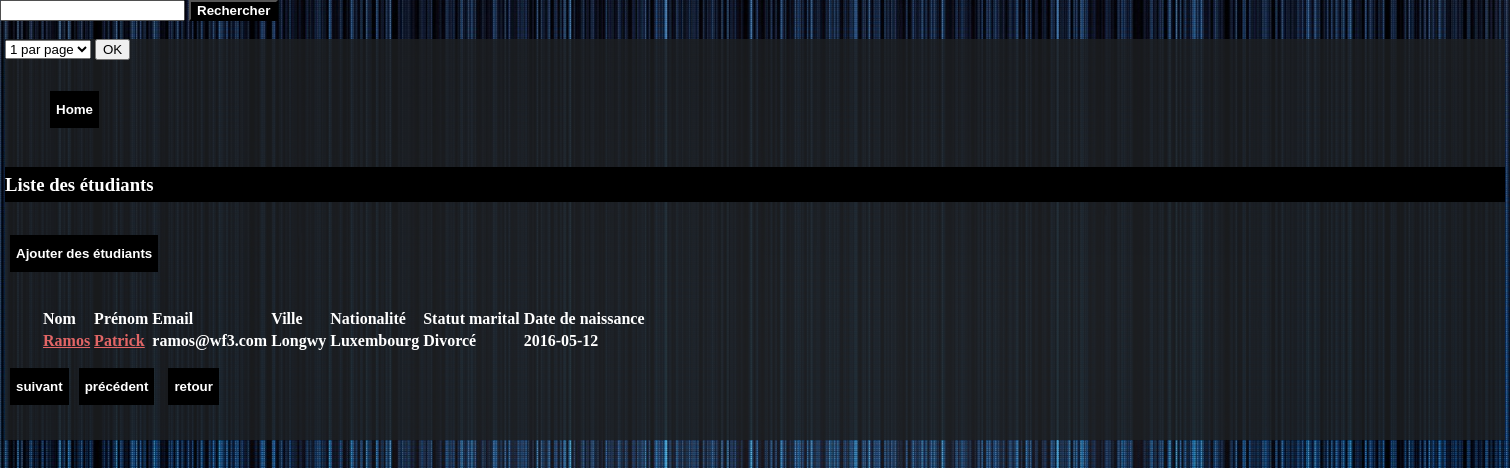
Page /list.php?ses_id=3 on the committed database.
### tables this page shows
CREATE TABLE `student` (
  `stu_id` int(10) UNSIGNED NOT NULL,
  `mar_id` int(10) UNSIGNED NOT NULL,
  `cit_id` int(10) UNSIGNED NOT NULL,
  `cou_id` int(10) UNSIGNED NOT NULL,
  `ses_id` int(10) UNSIGNED NOT NULL,
  `stu_name` varchar(80) DEFAULT NULL,
  `stu_firstname` varchar(40) DEFAULT NULL,
  `stu_birthdate` date DEFAULT NULL,
  `stu_email` varchar(255) DEFAULT NULL,
  `stu_sex` char(1) DEFAULT NULL,
  `stu_with_experience` tinyint(3) UNSIGNED NOT NULL DEFAULT '0',
  `stu_is_leader` tinyint(3) UNSIGNED NOT NULL DEFAULT '0',
  `stu_inserted` datetime DEFAULT NULL,
  `stu_updated` datetime DEFAULT NULL
);

CREATE TABLE `city` (
  `cit_id` int(10) UNSIGNED NOT NULL,
  `cou_id` int(10) UNSIGNED NOT NULL,
  `cit_name` varchar(128) DEFAULT NULL,
  `cit_inserted` datetime DEFAULT NULL,
  `cit_updated` datetime DEFAULT NULL
);

CREATE TABLE `country` (
  `cou_id` int(10) UNSIGNED NOT NULL,
  `cou_name` varchar(80) DEFAULT NULL,
  `cou_inserted` datetime DEFAULT NULL,
  `cou_updated` datetime DEFAULT NULL
);

CREATE TABLE `marital_status` (
  `mar_id` int(10) UNSIGNED NOT NULL,
  `mar_name` varchar(20) DEFAULT NULL,
  `mar_inserted` datetime DEFAULT NULL,
  `mar_updated` datetime DEFAULT NULL
);

### list.php (called while the page is built, shortened)
<?php
require 'inc/db.php';
if (!empty($_GET['ses_id'])) {
	$sessionID = intval($_GET['ses_id']);
	$currentOffset = 0;
	$currentPage=1;
	$nbPerPage=4;
	$sql = '
		SELECT stu_id, stu_name, stu_firstname, cou_name, cit_name, mar_name, stu_email, stu_birthdate AS birthdate
		FROM student
		LEFT OUTER JOIN country ON country.cou_id = student.cou_id
		LEFT OUTER JOIN city ON city.cit_id = student.cit_id
		LEFT OUTER JOIN marital_status ON marital_status.mar_id = student.mar_id
		WHERE ses_id = :sessionID
		LIMIT :offset,:nbPerPage
	';
	$pdoStatement = $pdo->prepare($sql);
	$pdoStatement->bindValue(':sessionID',$sessionID, PDO::PARAM_INT);
	$pdoStatement->bindValue(':nbPerPage', $nbPerPage, PDO::PARAM_INT);
	$pdoStatement->bindValue(':offset', $currentOffset, PDO::PARAM_INT);
	if ($pdoStatement ->execute()===false) {
		print_r($pdo->errorInfo());
	}
	else if ($pdoStatement->rowCount() > 0) {
		$etudiantListe = $pdoStatement->fetchAll();
	}
}
require 'inc/header.php';
require 'inc/list_view.php';
require 'inc/footer.php';

### inc/list_view.php (the view, shortened to what this page needs)
<form method="get">
	<select name="nbPerPage">
		<option value="1">1 par page</option>
	</select>
	<input type="submit" value="OK">
</form>
<nav>
	<ul>
		<li><button class="homebutton"><a href="index.php">Home</a></button></li>
	</ul>
</nav>
<h3>Liste des étudiants</h3>
<?php if (isset($etudiantListe) && sizeof($etudiantListe) > 0) : ?>
	<table>
		<thead>
			<tr>
				<td>Nom</td>
				<td>Prénom</td>
				<td>Email</td>
				<td>Ville</td>
				<td>Nationalité</td>
				<td>Statut marital</td>
				<td>Date de naissance</td>
			</tr>
		</thead>
		<tbody>
			<?php foreach ($etudiantListe as $currentEtudiant) : ?>
				<tr>
					<td><a href='student.php?stu_id=<?= $currentEtudiant['stu_id']?>'><?= $currentEtudiant['stu_name'] ?> </a></td>
					<td><a href='student.php?stu_id=<?= $currentEtudiant['stu_id']?>'><?= $currentEtudiant['stu_firstname'] ?> </a></td>
					<td><?= $currentEtudiant['stu_email'] ?></td>
					<td><?= $currentEtudiant['cit_name'] ?></td>
					<td><?= $currentEtudiant['cou_name'] ?></td>
					<td><?= $currentEtudiant['mar_name'] ?></td>
					<td><?= $currentEtudiant['birthdate'] ?></td>
				</tr>
			<?php endforeach; ?>
		</tbody>
		<button class = "button" ><a href="add.php"type="button">Ajouter des étudiants</button>
	</table>
	<button class = "button1" ><a href="list.php?ses_id=<?= $sessionID ?>&nbPerPage=<?=$nbPerPage ?>&page=<?= ($currentPage+1) ?>">suivant</a></button>
	<?php
	if($currentPage!==0){?>
		<button class = "button2" ><a href="list.php?ses_id=<?= $sessionID ?>&nbPerPage=<?=$nbPerPage ?>&page=<?= ($currentPage-1) ?>">précédent</a></button>
	<?php }?>
	<button class="button3"><a href="list.php?ses_id=<?= $sessionID ?>">retour</a></button>
<?php else :?>
	aucun étudiant
<?php endif; ?>

### inc/header.php (style rules this page uses)
html, body { font-family: :Tahoma, Verdana, sans-serif; color:white; font-weight: 700; margin: 0; padding:0; background: url(img/backgroundstile.jpg) no-repeat center fixed; -webkit-background-size: cover; background-size: cover; }
li a { color:#e26666; }
td a { color:#e26666; }
h3 { background:rgba(0, 0, 0, 1); line-height: 35px; }
button { background:rgba(0, 0, 0, 1); line-height: 35px; clear: both; display: inline; border-style: none; font-weight: 700; outline-style: none; margin-top: 15px; margin-bottom: 35px; margin-left: 5px; margin-right: 5px; }
button a { color:white; list-style: none; text-decoration: none; }
.button1 { float: left; display: inline; }
.button2 { margin-top: -2px; display: inline; }
.homebutton { display: inline; text-decoration: none; }
ul { list-style: none; margin-bottom: -15px; }
table { text-align: left; margin-left: 35px; }

### rows in the picture
student: stu_name "Ramos", stu_firstname "Patrick", stu_email "ramos@wf3.com", cit.cit_name "Longwy", cou.cou_name "Luxembourg", mar.mar_name "Divorcé", stu_birthdate "2016-05-12"
